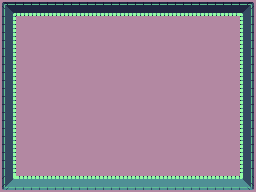

A 2D game scene composited from a Tiled map and its tileset images. What follows is a short description and the map's XML, with every tile layer's data as written:
An orthogonal 16x12 tile map with 16x16 px tiles, 1 tile layer (Tile Layer 1) and 1 object (start).

<map version="1.4" tiledversion="1.4.2" orientation="orthogonal" renderorder="right-down" width="16" height="12" tilewidth="16" tileheight="16" infinite="0" nextlayerid="3" nextobjectid="2">
 <editorsettings>
  <export target="one_room_16x12.json" format="json" />
 </editorsettings>
 <tileset firstgid="1" source="dungeon_simple.tsx" />
 <layer id="1" name="Tile Layer 1" width="16" height="12">
  <data encoding="csv">
1,2,2,2,2,2,2,2,2,2,2,2,2,2,2,3,
20,7,7,7,7,7,7,7,7,7,7,7,7,7,7,22,
20,7,7,7,7,7,7,7,7,7,7,7,7,7,7,22,
20,7,7,7,7,7,7,7,7,7,7,7,7,7,7,22,
20,7,7,7,7,7,7,7,7,7,7,7,7,7,7,22,
20,7,7,7,7,7,7,7,7,7,7,7,7,7,7,22,
20,7,7,7,7,7,7,7,7,7,7,7,7,7,7,22,
20,7,7,7,7,7,7,7,7,7,7,7,7,7,7,22,
20,7,7,7,7,7,7,7,7,7,7,7,7,7,7,22,
20,7,7,7,7,7,7,7,7,7,7,7,7,7,7,22,
20,7,7,7,7,7,7,7,7,7,7,7,7,7,7,22,
39,40,40,40,40,40,40,40,40,40,40,40,40,40,40,41
</data>
 </layer>
 <objectgroup id="2" name="Object Layer 1">
  <object id="1" name="start" x="128" y="96">
   <point />
  </object>
 </objectgroup>
</map>
